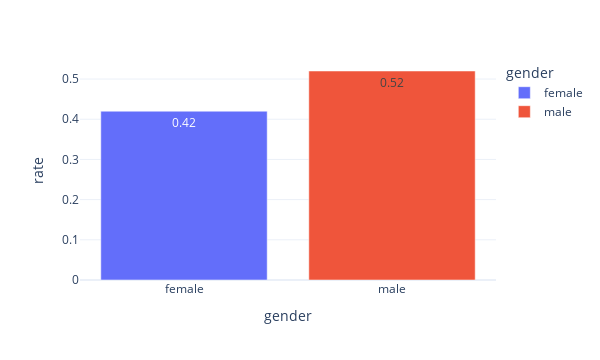

Notebook code cell kept with this figure:
### Code cell
df.pivot_table(index='gender',columns='result',values='count',aggfunc='sum')\
.assign(rate = lambda df: df['pass']/(df['fail']+df['pass']))\
.assign(rate = lambda df: df['rate'].round(2))\
.reset_index().rename_axis(None,axis=1)\
.plot.bar(
    x='gender', y='rate',
    color='gender',
    text='rate',
    width=600
)

### Figure 1 — Plotly figure (JSON) as saved in the notebook; plotly's stock layout.template omitted (floating-point values rounded to 4 significant figures)
{"data": [{"alignmentgroup": "True", "hovertemplate": "gender=%{x}<br>rate=%{text}<extra></extra>", "legendgroup": "female", "marker": {"color": "#636efa", "pattern": {"shape": ""}}, "name": "female", "offsetgroup": "female", "orientation": "v", "showlegend": true, "text": [0.42], "textposition": "auto", "type": "bar", "x": ["female"], "xaxis": "x", "y": [0.42], "yaxis": "y"}, {"alignmentgroup": "True", "hovertemplate": "gender=%{x}<br>rate=%{text}<extra></extra>", "legendgroup": "male", "marker": {"color": "#EF553B", "pattern": {"shape": ""}}, "name": "male", "offsetgroup": "male", "orientation": "v", "showlegend": true, "text": [0.52], "textposition": "auto", "type": "bar", "x": ["male"], "xaxis": "x", "y": [0.52], "yaxis": "y"}], "layout": {"barmode": "relative", "height": 360, "legend": {"title": {"text": "gender"}, "tracegroupgap": 0}, "margin": {"t": 60}, "width": 600, "xaxis": {"anchor": "y", "autorange": true, "categoryarray": ["female", "male"], "categoryorder": "array", "domain": [0, 1], "range": [-0.5, 1.5], "title": {"text": "gender"}, "type": "category"}, "yaxis": {"anchor": "x", "autorange": true, "domain": [0, 1], "range": [0, 0.5474], "title": {"text": "rate"}, "type": "linear"}}}
